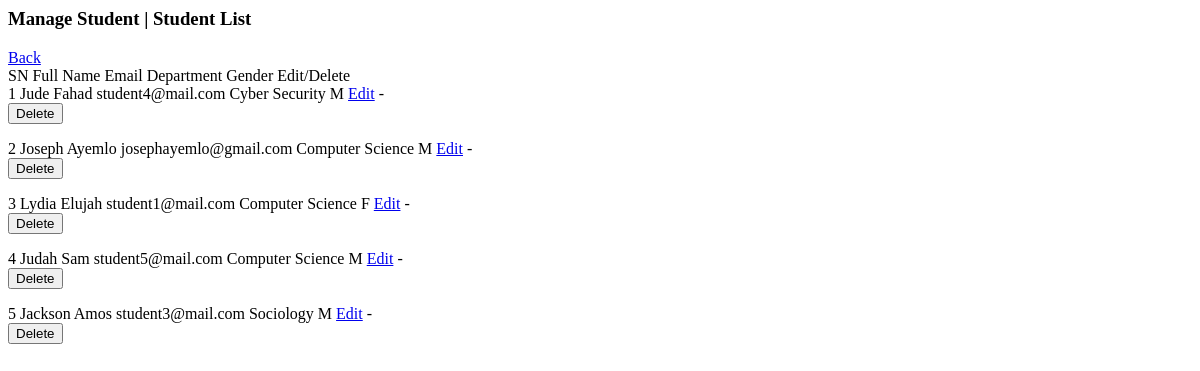
The page /management/student/list (signed in) on the database as committed earlier.
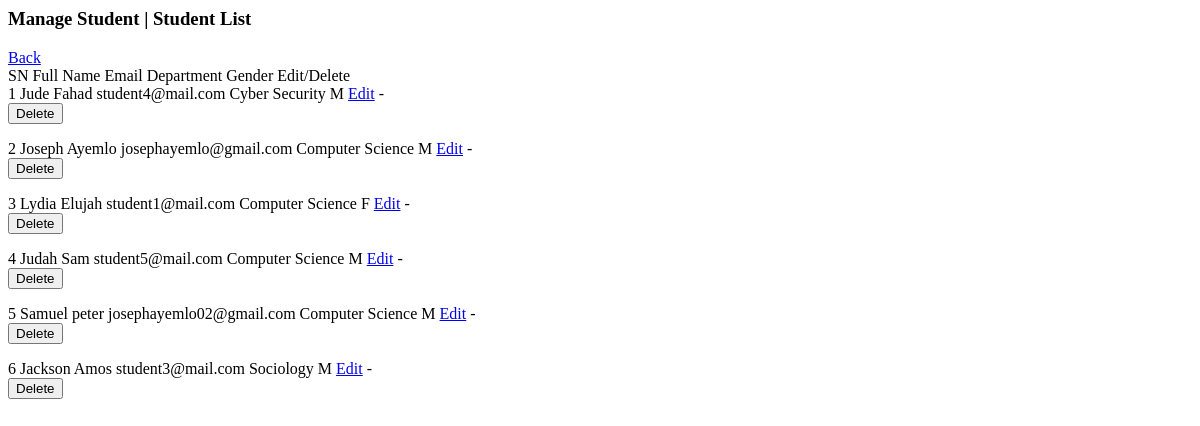
The same page on the database as committed later.
### core/models/users.py (models this page shows, shortened)
class Student(models.Model):
    admin = models.OneToOneField(settings.AUTH_USER_MODEL, on_delete=models.CASCADE, related_name='student')
    matric_no = models.CharField(max_length=20, unique=True, blank=False, null=False)
    course_of_study = models.ForeignKey('core.CourseOfStudy', on_delete=models.SET_NULL, null=True)
    level = models.CharField(max_length=3, choices=LevelChoices.choices, default=LevelChoices.LEVEL_100)
    date_of_admission = models.DateTimeField(auto_now_add=True)

class CustomUser(AbstractUser):
    USER_TYPE = ((1, "Management"), (2, "AcademicStaff"),(3, "NonAcademicStaff"), (4, "Student"),  (5, "AspirantStudent"))
    GENDER = [("M", "Male"), ("F", "Female")]
    username = None  # Removed username, using email instead
    email = models.EmailField(unique=True)
    user_type = models.CharField(default=30, choices=USER_TYPE, max_length=1)
    gender = models.CharField(max_length=20, choices=GENDER)
    address = models.TextField()
    created_at = models.DateTimeField(auto_now_add=True)
    updated_at = models.DateTimeField(auto_now=True)
    USERNAME_FIELD = "email"
    REQUIRED_FIELDS = []
    objects = CustomUserManager()

### core/models/shared.py (models this page shows, shortened)
class CourseOfStudy(models.Model):
    name = models.CharField(max_length=100)
    department = models.ForeignKey(Department, on_delete=models.CASCADE, related_name='courses_of_study')
    duration_years = models.PositiveIntegerField(default=4)
    class Meta:
        unique_together = ('name', 'department')

class Department(models.Model):
    name = models.CharField(max_length=100)
    faculty = models.ForeignKey(Faculty, on_delete=models.CASCADE, related_name='departments')
    class Meta:
        unique_together = ('name', 'faculty')  # name must be unique within a faculty

### managementportal/customviews/student_views.py (the view)
# urls.py: path("student/list", manage_student, name='admin_manage_student'),
@login_required
@user_passes_test(is_custom_superuser)
def manage_student(request):
    students = Student.objects.select_related('admin').order_by('course_of_study__name')
    return render(request, 'management/partials/student/manage_student.html', {'students': students})

### managementportal/customviews/student_views.py (called while the page is built)
def is_custom_superuser(user):
    return user.is_authenticated and user.user_type == '1'

### templates/management/partials/student/manage_student.html (shortened to what this page needs)
<h3 class="form_title">Manage Student | Student List</h3>
<a class=" tableBtn1 ajax_link" href="{% url 'admin_student_management' %}">
   Back
</a>
<div class="tableContainer">
  <div class="tableHeading">
      <span class="tableHeading10">SN</span>
      <span class="tableHeading1">Full Name</span>
      <span class="tableHeading1">Email</span>
      <span class="tableHeading20">Department</span>
      <span class="tableHeading15">Gender</span>
      <span class="tableHeading20">Edit/Delete</span>
  </div>
  {% if students %}
    {% for student in students %}
      <div class="tableData">
          <span class="tableHeading10">{{ forloop.counter }}</span>
          <span class="tableHeading1">{{ student.admin.first_name }} {{ student.admin.last_name }}</span>
          <span class="tableHeading1">{{ student.admin.email }}</span>
          <span class="tableHeading20">{{ student.course_of_study.department.name }}</span>
          <span class="tableHeading15">{{ student.admin.gender }}</span>
          <span class="tableHeading20">
              <a href="{% url 'admin_edit_student' student.id %}" class="tableBtn1 ajax_link">Edit</a> -
              <form method="post" class="ajax_form ajax_delete_form"
                  onsubmit="this.querySelector('button[type=submit]').disabled = true;"
                  action="{% url 'admin_delete_student' student.id %}"
                >
                  <button type="submit" class="tableBtn2">Delete</button>
              </form>
          </span>
      </div>
    {% endfor %}
  {% else %}
      <h2>No Student available</h2>
  {% endif %}
</div>

Rows that differ between the two databases and show on the page:
added Student: admin.first_name "Samuel", admin.last_name "peter", admin.email "josephayemlo02@gmail.com", course_of_study.department.name "Computer Science", admin.gender "M"
